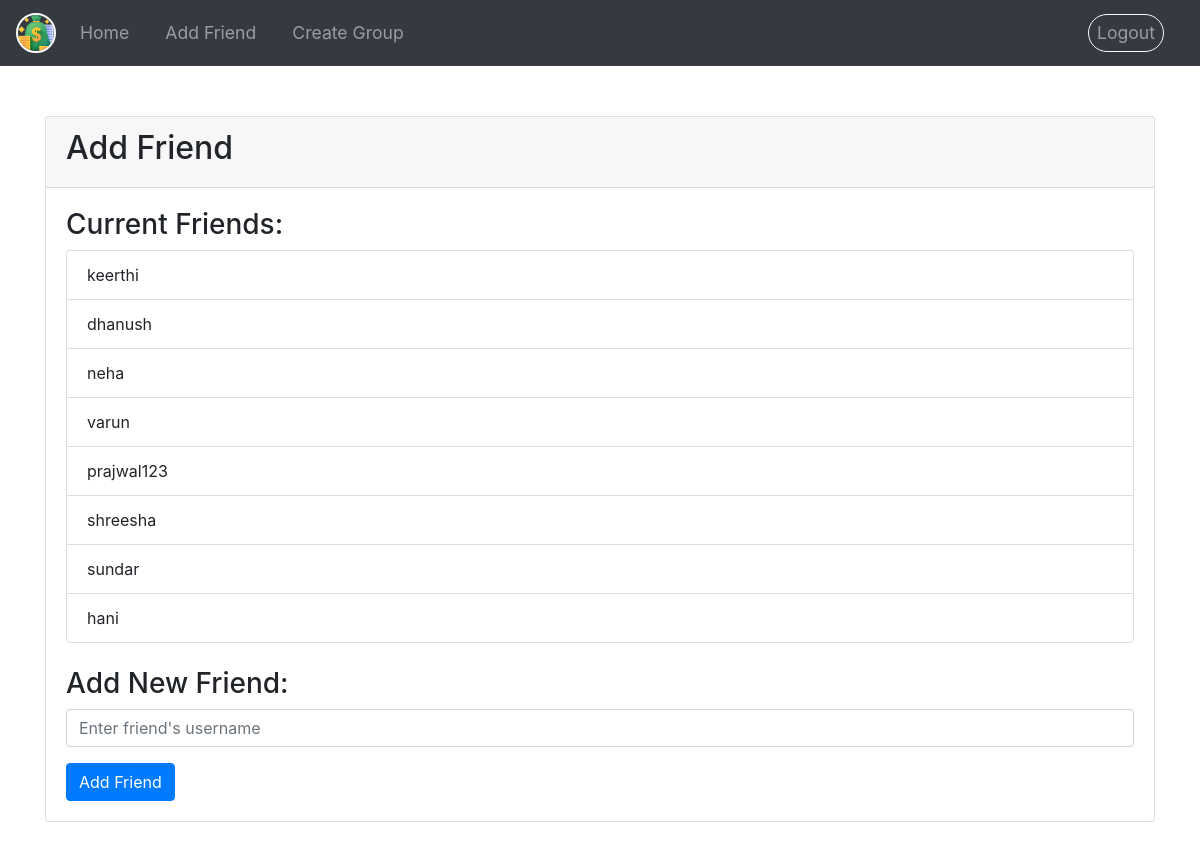
/friends/add/ (signed in), run on an earlier commit of the app's database.
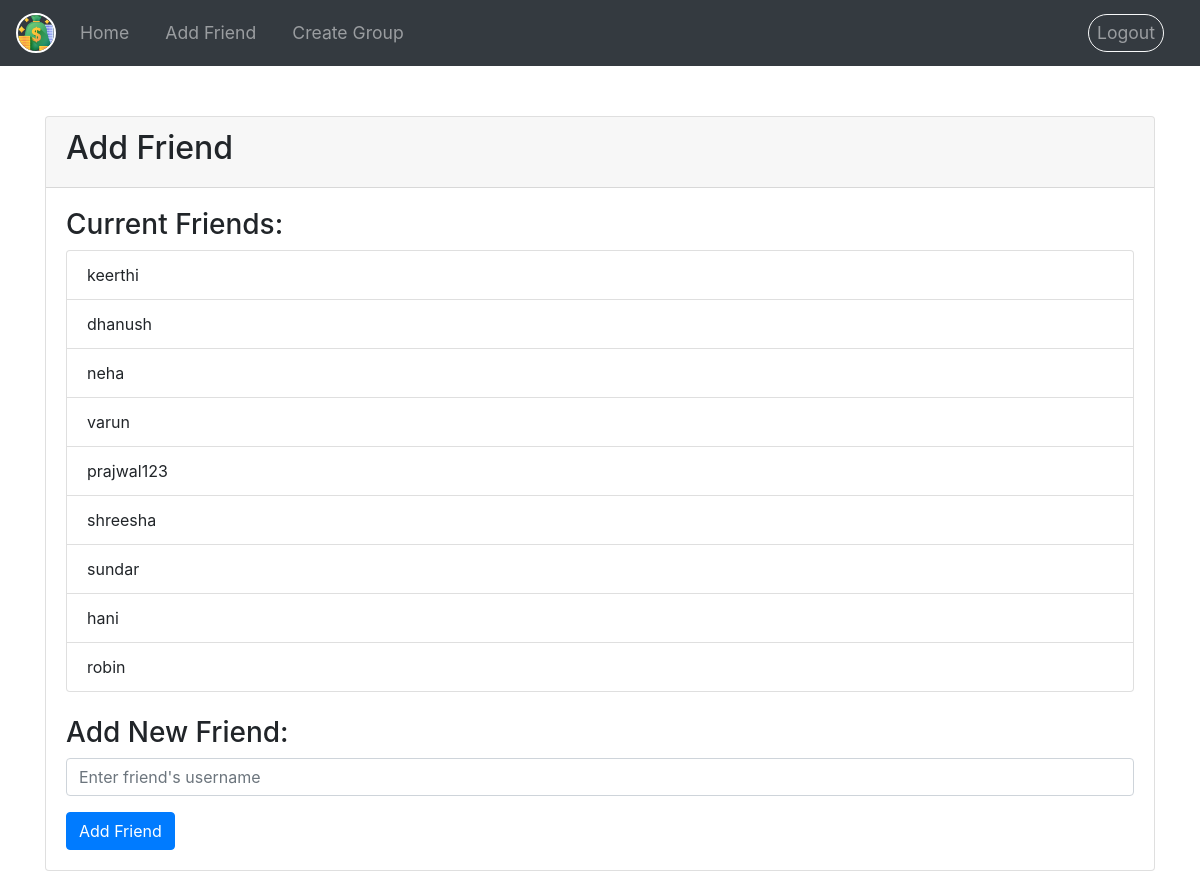
And on a later commit of the database.
### expenses/models.py (models this page shows)
class Friendship(models.Model):
    user1 = models.ForeignKey(User, related_name='friends1', on_delete=models.CASCADE)
    user2 = models.ForeignKey(User, related_name='friends2', on_delete=models.CASCADE)

### expenses/views.py (the view, shortened to what this page needs)
# urls.py: path('friends/add/', views.add_friend, name='add_friend'),
@login_required
def add_friend(request):
    friends = request.user.friends1.all()
    return render(request, 'add_friends.html', {'friends': friends})

### templates/add_friends.html (shortened to what this page needs)
<!DOCTYPE html>
<html lang="en">
<head>
    <link rel="stylesheet" href="https://cdn.jsdelivr.net/npm/bootstrap@4.3.1/dist/css/bootstrap.min.css">
</head>
<body>
    {% block navbar %}
        {% include "nav.html" %}
    {% endblock navbar %}
    <div class="container">
        <div class="card mb-4">
            <div class="card-header">
                <h2>Add Friend</h2>
            </div>
            <div class="card-body">
                <h3>Current Friends:</h3>
                <ul class="list-group mb-4">
                    {% if friends %}
                        {% for friend in friends %}
                            <li class="list-group-item">{{ friend.user2 }}</li>
                        {% endfor %}
                    {% else %}
                        <li class="list-group-item">No friends yet.</li>
                    {% endif %}
                </ul>
                <h3>Add New Friend:</h3>
                <form action="{% url 'add_friend' %}" method="post">
                    <div class="form-group">
                        <input type="text" name="username" class="form-control" placeholder="Enter friend's username" required>
                    </div>
                    <button type="submit" class="btn btn-primary">Add Friend</button>
                </form>
            </div>
        </div>
    </div>
</body>
</html>

What changed in the data, as far as the page shows it:
added Friendship: user2 "robin"
